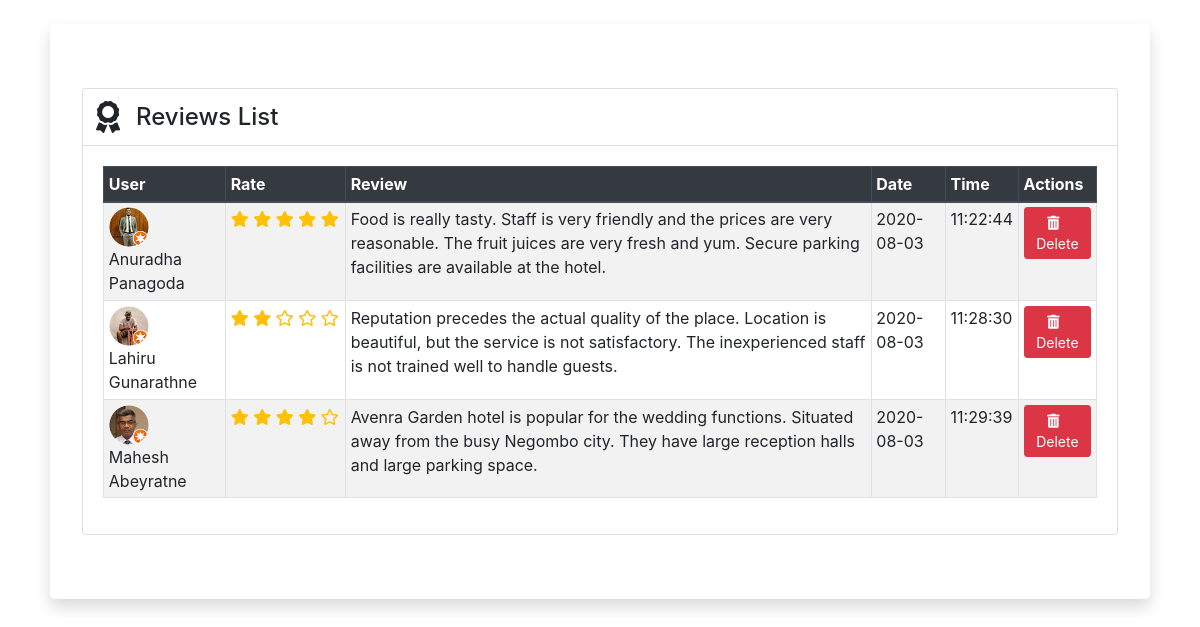
The page /admin/Review/listView.php on the database its author committed.
### tables this page shows
CREATE TABLE `review` (
  `id` int(11) NOT NULL AUTO_INCREMENT,
  `rate` tinyint(4) DEFAULT NULL,
  `review` longtext,
  `date` date DEFAULT NULL,
  `time` time DEFAULT NULL,
  `user_id` bigint(20) NOT NULL,
  PRIMARY KEY (`id`),
  KEY `fk_review_user1_idx` (`user_id`),
  CONSTRAINT `fk_review_user1` FOREIGN KEY (`user_id`) REFERENCES `user` (`id`) ON DELETE NO ACTION ON UPDATE NO ACTION
);

CREATE TABLE `user` (
  `id` bigint(20) NOT NULL AUTO_INCREMENT,
  `first_name` varchar(45) DEFAULT NULL,
  `last_name` varchar(45) DEFAULT NULL,
  `image` varchar(200) DEFAULT NULL,
  `username` varchar(45) DEFAULT NULL,
  `password` varchar(45) DEFAULT NULL,
  `email` varchar(100) DEFAULT NULL,
  `status` tinyint(4) DEFAULT NULL,
  PRIMARY KEY (`id`)
);

### admin/function.php (called while the page is built, shortened)
<?php
function user($id){
    $userSql="select * from user where id= '$id'";
    $userResult=mysqli_query($GLOBALS['connection'],$userSql);
    if($userData=mysqli_fetch_assoc($userResult)){
        return $userData['first_name']." ".$userData['last_name'];
    }else{
        return "Guest";
    }
}
function userImage($id){
    $userSql="select * from user where id= '$id'";
    $userResult=mysqli_query($GLOBALS['connection'],$userSql);
    if($userData=mysqli_fetch_assoc($userResult)){
        return $userData['image'];
    }else{
        return "";
    }
}

### admin/Review/listView.php (the view, shortened to what this page needs)
<?php
    include_once '../headerHTML.php';
    include_once "../function.php";
?>
<div class="container jumbotron bg-white shadow mt-4 col-11">
    <div class="card">
        <div class="card-header bg-white">
            <div class="row">
                <i class="fas fa-award mx-2 my-auto fa-2x"></i>
                <h4 class="ml-2 my-auto">Reviews List</h4>
            </div>
        </div>
        <div class="card-body">
            <div class="table-responsive">
                <table class="table table-striped table-bordered table-hover table-sm">
                    <thead class="thead-dark">
                        <tr>
                            <th>User</th>
                            <th>Rate</th>
                            <th>Review</th>
                            <th>Date</th>
                            <th>Time</th>
                            <th>Actions</th>
                        </tr>
                    </thead>
                    <tbody>
                        <?php
                    $listSql='select * from `review`';
                    $listResult=mysqli_query($connection,$listSql);
                    while($listRow=mysqli_fetch_assoc($listResult)){
                ?>
                        <tr>
                            <td>
                                <img class="rounded-circle profile-picture"
                                    src="../../<?php echo userImage($listRow['user_id']);?>"
                                    alt="User Profile Picture"><br>
                                <?php echo user($listRow['user_id']);?>
                            </td>
                            <td width="120px;">
                                <div class="text-warning">
                                    <?php
                                   $ratingValue=$listRow['rate'];
                                   for($i=1;$i<=5;$i++){
                                        if($ratingValue-$i>=0){
                                            ?>
                                    <i class="fas fa-star"></i>
                                    <?php
                                        }else{
                                            ?>
                                    <i class="far fa-star"></i>
                                    <?php
                                        }
                                    }
                                   ?>
                                </div>
                            </td>
                            <td><?php echo $listRow['review'];?></td>
                            <td><?php echo $listRow['date'];?></td>
                            <td><?php echo $listRow['time'];?></td>
                            <td>
                                <div class="btn-group" role="group">
                                    <a class="btn btn-danger btn-sm"
                                        href="deleteController.php?id=<?php echo $listRow['id'];?>"
                                        onclick="return confirm('Are you sure you want to delete this record?')"><i
                                            class="fas fa-trash-alt mr-2"></i>Delete</a>
                                </div>
                            </td>
                        </tr>
                        <?php } ?>
                    </tbody>
                </table>
            </div>
        </div>
    </div>
</div>
<?php
    include_once '../footerHTML.php';
?>

### css/admin.css (style rules this page uses)
a, a:hover, a:focus { color: inherit; text-decoration: none; transition: all 0.3s; }

### rows shown on the page
review: user.image (picture), user.last_name "Anuradha Panagoda", rate 5 (drawn), review "Food is really tasty. Staff is very friendly and the prices are very reasonable. The fruit juices are very fresh and yum. Secure parking facilities are available at the hotel.", date "2020-08-03", time "11:22:44"
review: user.image (picture), user.last_name "Lahiru Gunarathne", rate 2 (drawn), review "Reputation precedes the actual quality of the place. Location is beautiful, but the service is not satisfactory. The inexperienced staff is not trained well to handle guests.", date "2020-08-03", time "11:28:30"
review: user.image (picture), user.last_name "Mahesh Abeyratne", rate 4 (drawn), review "Avenra Garden hotel is popular for the wedding functions. Situated away from the busy Negombo city. They have large reception halls and large parking space.", date "2020-08-03", time "11:29:39"
